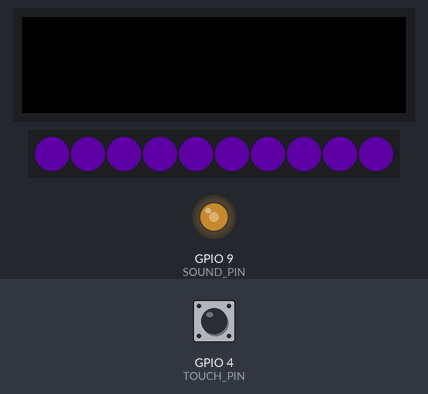
Bench run of a program on a simulated ESP32-S3. Parts: 128×32 colour display, 10 RGB LEDs in strip order, left to right, output pins drawn as LEDs (lit = HIGH). The test bench sets the inputs (shaded band); at power-on: GPIO 4 (TOUCH_PIN) HIGH. Dim RGB values are drawn brighter than linear.

Above: at 0.1 s.
At 19.4 s:
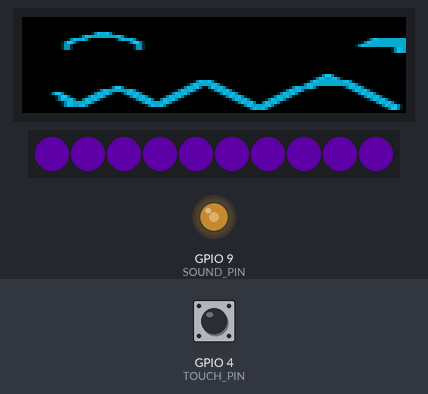
At 35.3 s:
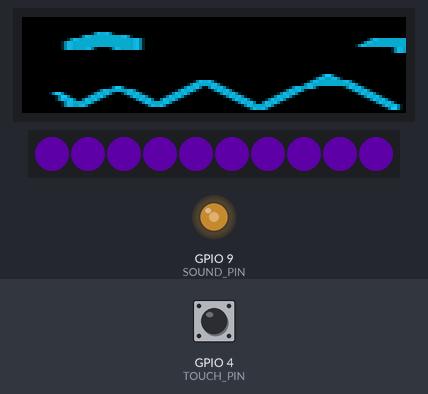
Timing chart, 0 to 36.8 s (numbered marks = the images above):
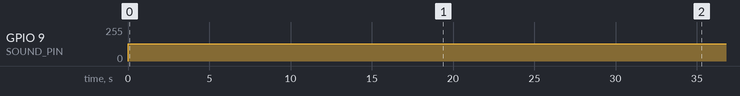

Measured:
- by itself, GPIO 9 (SOUND_PIN): 0/255 → 128/255 at 0.00 s
- what the display in image 1 shows lasts 0.6 s, from 19.4 s to 20.0 s

The program:

main.cpp
```cpp
#include <Arduino.h>
#include <ESP32-HUB75-MatrixPanel-I2S-DMA.h>
#include "SoundData.h" // The sound data
#include <FastLED.h>
//Define frames
#include "frame0.h"
#include "frame1.h"
#include "frame2.h"
#include "frame3.h"
#include "frame4.h"

//Define Waveshare 22101 pins
#define R1_PIN 5
#define G1_PIN 6
#define B1_PIN 7
#define R2_PIN 15
#define G2_PIN 16
#define B2_PIN 17
#define A_PIN 18
#define B_PIN 21
#define C_PIN 8
#define D_PIN 14
#define E_PIN 47
#define LAT_PIN 13
#define OE_PIN 12
#define CLK_PIN 11
#define PANEL_RES_X 64
#define PANEL_RES_Y 32
#define PANEL_CHAIN 2

#define TOUCH_PIN 4
const int threshold = 20; // experimentally defined (not yet)
int touchValue = 100000;

#define NUM_LEDS 10
#define LED_PIN 10
#define LED_BRIGHTNESS 80
CRGB leds[NUM_LEDS];

#define SOUND_PIN 9
#define SAMPLE_RATE 8000

MatrixPanel_I2S_DMA *dma_display = nullptr;
//Create the pins vector
HUB75_I2S_CFG::i2s_pins _pins={R1_PIN,G1_PIN,B1_PIN,R2_PIN,G2_PIN,B2_PIN,A_PIN,B_PIN,C_PIN,D_PIN,E_PIN,LAT_PIN,OE_PIN,CLK_PIN};
const uint16_t* animFrames[] = {
    frame_00,
    frame_01,
    frame_02,
    frame_03,
    frame_04,
    frame_04,
    frame_03,
    frame_02,
    frame_01,
    frame_00
}; //An array containing all frames
const int totalFrames = 10;
int currentFrame = 0;
unsigned long lastFrameTime = 0;
const int frameDelay = 66; //Time between frames in ms
int closeTime = 0; //last close animation time
int openTime = 0; //last open animation time

const int soundLength = sizeof(sound);
hw_timer_t *audioTimer = NULL;
volatile int sampleIndex = 0;
volatile bool playSound = false;

void LEDMatrixAnim(){
    if(totalFrames > 0 && (millis() - lastFrameTime >= frameDelay) && currentFrame <= totalFrames/2 && millis()-openTime>4000){ // play the animations
        lastFrameTime = millis(); //Get the current time
        dma_display->drawRGBBitmap(0,0,(uint16_t*)animFrames[currentFrame],128,32); //draw the frame
        currentFrame = (currentFrame + 1);
        closeTime = millis();
    }
    if(totalFrames > 0 && (millis() - lastFrameTime >= frameDelay) && currentFrame > totalFrames/2 && millis()-closeTime>500){
        lastFrameTime = millis();
        dma_display->drawRGBBitmap(0,0,(uint16_t*)animFrames[currentFrame],128,32);
        currentFrame = (currentFrame + 1)%totalFrames;
        openTime = millis();
    }
}
void playSoundOnBoop(){
    touchValue = touchRead(TOUCH_PIN);
    if(touchValue>threshold && !playSound){ //triger the sound play when touch is detected
        sampleIndex = 0;
        playSound = true;
    }
}
void setLEDColor(){
    /*
        To control individual LEDs
        leds[i] = CRGB(R,G,B);
        To set everything the same
        fill_solid(leds,NUM_LEDS,CRGB(R,G,B));
        Then
        FastLED.show();
    */
    fill_solid(leds,NUM_LEDS,CRGB(75,0,130));
    FastLED.show();
}
void IRAM_ATTR onAudioTimer(){
    if(playSound){
        if(sampleIndex<soundLength){
            ledcWrite(SOUND_PIN,sound[sampleIndex]);
            sampleIndex++; //go trough the whole sound file
        }
        else{ //reset the sampleIndex and the sound level when the audio file ends
            playSound = false;
            sampleIndex = 0;
            ledcWrite(SOUND_PIN,128);
        }
    }
}
void setup(){
    Serial.begin(115200);
    HUB75_I2S_CFG mxconfig{
        PANEL_RES_X,
        PANEL_RES_Y,
        PANEL_CHAIN,
        _pins
    }; // Declare the Waveshare 22101 config
    dma_display = new MatrixPanel_I2S_DMA(mxconfig); // assign the matrix config
    dma_display->begin(); // initialize display
    dma_display->setBrightness(75); // set the brightness to low, so that it doesn't draw too much current
    dma_display->clearScreen();
    //Setup the LED strips and set it to one color
    FastLED.addLeds<WS2812B, LED_PIN, GRB>(leds,NUM_LEDS);
    FastLED.setBrightness(LED_BRIGHTNESS);
    FastLED.clear();
    setLEDColor();
    //setup the sound pin for 62.5kHz and 8 bit sampling + start the timer
    ledcAttach(SOUND_PIN,62500,8);
    audioTimer = timerBegin(1000000);
    timerAttachInterrupt(audioTimer,&onAudioTimer);
    timerAlarm(audioTimer,1000000/SAMPLE_RATE,true,0);
}

void loop(){
    LEDMatrixAnim(); //play the animation in loop
    playSoundOnBoop(); //play the sound in loop
}
```

SoundData.h
```cpp
#pragma once

#include <Arduino.h>

const uint8_t sound[] PROGMEM ={
    // Sound values go here
};
```

Source omitted: frame0.h (data table, 33874 bytes), frame1.h (data table, 33874 bytes), frame2.h (data table, 33874 bytes), frame3.h (data table, 33874 bytes), frame4.h (data table, 33874 bytes)
